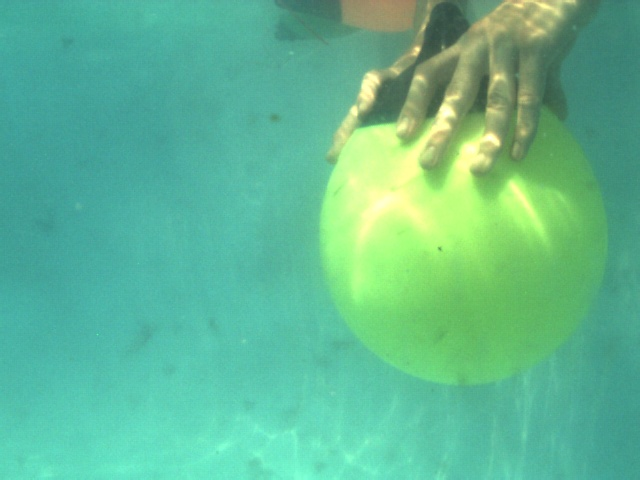
//> input picture cturtle/memcached_service/src/seabee_http/seabee_gui/img/frame0000.jpg, 640 x 480 px
$ ./test_findcontour ../../../cturtle/memcached_service/src/seabee_http/seabee_gui/img/frame0000.jpg ../../../cturtle/memcached_service/src/seabee_http/seabee_gui/img/frame0000.jpg   (built with g++ and OpenCV 4)
//> lines starting //> are read from the running program, lines starting //| are printed output that depends on the picture; after the words box and inside, x2 and y2 are one past the last pixel; in counts of white or black regions, pixels touching at a corner belong together
// [33 lines of licence text are left out]

#include <stdio.h>
#include <opencv/cv.h>
#include <opencv/highgui.h>
#include <iostream>

int main( int argc, char* argv[] )
{
	if ( argc != 3 )
	{
		std::cerr << "Usage: " << argv[0] << " buoy_template_file video_input_file or " << argv[0] << " buoy_template_file \"camera\"" << std::endl;
		return -1;
	}
	int thresh1 = 200;
	int thresh2 = 100;
	int matchThresh = 1;
	cv::Moments moments;
	//cv::HuMoments humoments;
	cv::namedWindow( "Canny", CV_WINDOW_AUTOSIZE );
	cv::namedWindow( "Input", CV_WINDOW_AUTOSIZE );
	cv::createTrackbar( "Thresh1", "Canny", &thresh1, 255 );
	cv::createTrackbar( "Thresh2", "Canny", &thresh2, 255 );
	cv::createTrackbar( "MatchThresh", "Input", &matchThresh, 200 );

	std::string templateImageName( argv[1] );
	std::string videoName( argv[2] );

	cv::Mat templateImageInput = cv::imread( templateImageName, 1 );
//> templateImageInput is the input picture: 480 rows x 640 cols, CV_8UC3; mean B, G, R 146.8, 185.3, 97.2
	if ( templateImageInput.empty() )
	{
		std::cerr << "Could not open template file: " << templateImageName << std::endl;
	}
	cv::Mat templateImage;
	cv::cvtColor( templateImageInput, templateImage, CV_RGB2GRAY );
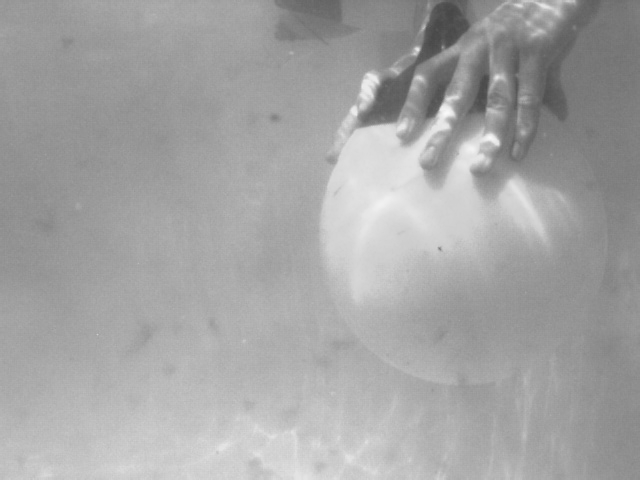
//> templateImage: 480 rows x 640 cols, CV_8UC1; min 71, max 249, mean 163.8
	cv::threshold( templateImage, templateImage, 10, 255, CV_THRESH_BINARY );
//> templateImage: 480 rows x 640 cols, CV_8UC1; every value is 255

	std::vector<std::vector<cv::Point> > templatecontours;
	cv::findContours( templateImage, templatecontours, CV_RETR_LIST, CV_CHAIN_APPROX_SIMPLE );
//> templatecontours = 1 contour; box (x1, y1, x2, y2) and area: (0, 0, 640, 480) 306081
	cv::Mat dispImage = templateImageInput;
	cv::drawContours( dispImage, templatecontours, -1, cv::Scalar( 255, 0, 0 ), 5 );
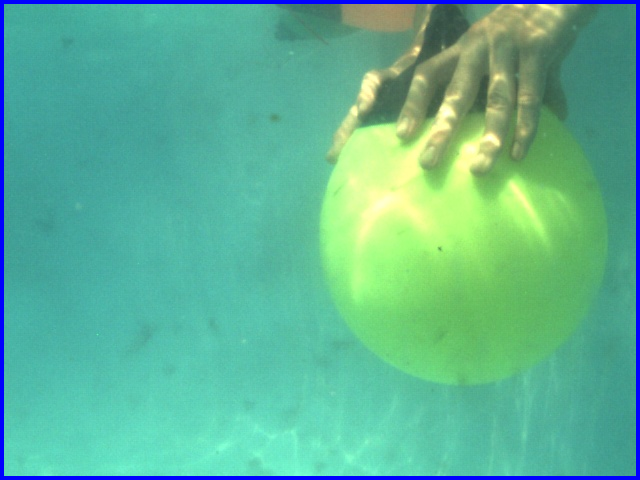
//> dispImage: 480 rows x 640 cols, CV_8UC3; 2.9% of pixels changed, all inside (x1, y1, x2, y2) = (0, 0, 640, 480)

	std::vector<cv::Point> templateContour = templatecontours[0];
//> templateContour = 4 Points (x, y): [0, 0], [0, 479], [639, 479], [639, 0]

	cv::VideoCapture cap;
	if ( videoName == "camera" ) cap.open( 0 );
	else cap.open( videoName );
	if ( !cap.isOpened() )
	{
		std::cerr << "Could not open video" << std::endl;
		return -1;
	}
	while ( 1 )
	{
		cv::Mat inputFrame;
		cap >> inputFrame;

		cv::Mat bwInput;
		cv::cvtColor( inputFrame, bwInput, CV_RGB2GRAY );
		cv::Mat cannyImage;
		cv::Canny( bwInput, cannyImage, thresh1, thresh2 );
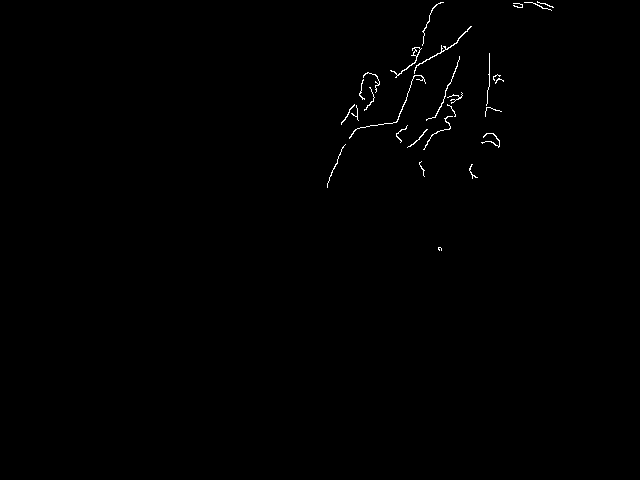
//> cannyImage: 480 rows x 640 cols, CV_8UC1; 0.4% white in thin lines or dots, all inside (x1, y1, x2, y2) = (327, 1, 554, 251)
		std::vector<std::vector<cv::Point> > contours;
		cv::findContours( cannyImage, contours, CV_RETR_LIST, CV_CHAIN_APPROX_SIMPLE );
//> contours = 28 contours, 23 with area under 20; largest, box (x1, y1, x2, y2) and area: (390, 47, 422, 78) 60, (414, 26, 472, 74) 42, (413, 47, 421, 57) 35, (349, 75, 426, 139) 22, (426, 56, 460, 121) 20

		std::cout << "found " << contours.size() << " contours" << std::endl;
//| found 28 contours
		if ( contours.size() ) cv::drawContours( inputFrame, contours, -1, cv::Scalar( 0, 255, 0 ), 1 );
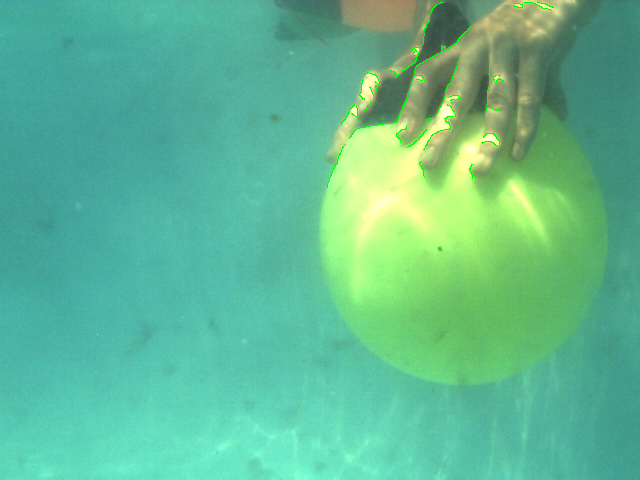
//> inputFrame: 480 rows x 640 cols, CV_8UC3; 0.4% of pixels changed, all inside (x1, y1, x2, y2) = (327, 1, 554, 251)

		for ( size_t i = 0; i < contours.size(); ++i )
		{
			double matchQuality = cv::matchShapes( cv::Mat( templateContour ), cv::Mat( contours[i] ), CV_CONTOURS_MATCH_I1, 0 );


			//First calculate object moments
			moments = cv::moments( templateImage, 0 );
			//Now calculate hu moments
			//cv::GetHuMoments( &moments, &humoments );

			std::cout << "match quality = " << matchQuality << std::endl;

			if ( matchQuality < matchThresh )
			{
				std::cout << "match! quality = " << matchQuality << std::endl;

				std::vector<std::vector<cv::Point> > c; // Stupid Opencv...
				c.push_back( contours[i] );
				cv::drawContours( inputFrame, c, -1, cv::Scalar( 255, 0, 0 ), 5 );
			}
		}
//> this loop made 28 passes
//> matchQuality on passes 1 to 12: 3.69, 6.17, 9, 3.13, 10.86, 4.26, 5.84, 3.11, 3.09, 7.87, 4, 4.33
//| match quality = 3.68519
//| match quality = 6.17073
//| match quality = 9.00468
//| match quality = 3.13376
//| match quality = 10.8628
//| match quality = 4.26377
//| match quality = 5.84062
//| match quality = 3.11493
//> (output is shown up to pass 8 of 28)
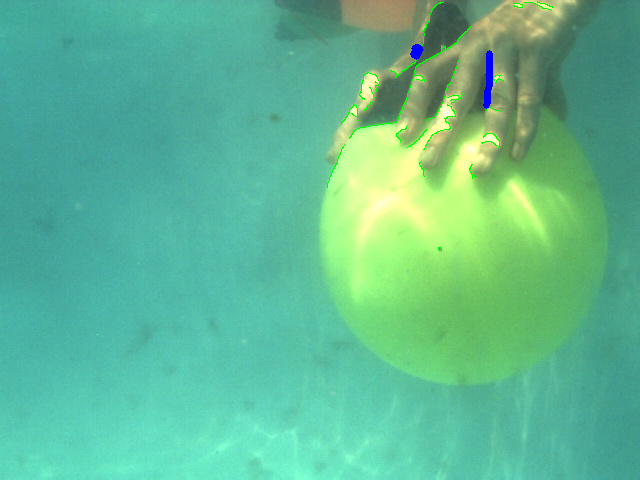
//> inputFrame: 480 rows x 640 cols, CV_8UC3; 0.18% of pixels changed, all inside (x1, y1, x2, y2) = (410, 44, 493, 109)

		cv::imshow( "Template", dispImage );
		cv::imshow( "Input", inputFrame );
		cv::imshow( "Canny", cannyImage );

		if ( videoName == "camera" ) cv::waitKey( 50 );
		else cv::waitKey();
	}

	return 0;
}
